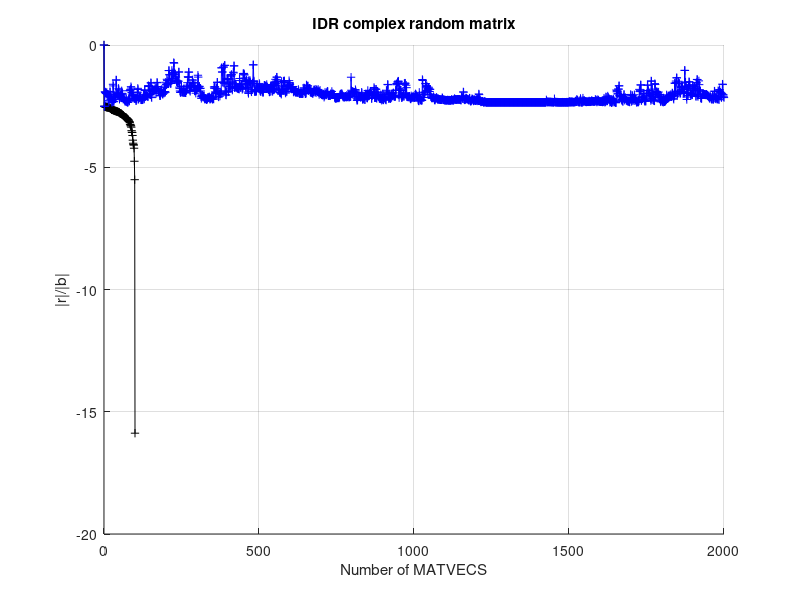

The MATLAB script that drew this image: (Note: this script raises an error after producing the figure.)
%
% This programme illustrates the use of the idrs-rotines module on an academic complex dense system.
% The rhs-vector is such that the solution is equal to one.
%
% This software is distributed under the MIT License:
% http://www.opensource.org/licenses/mit-license.php
% Copyright:(c) 2023 Martin van Gijzen
%

clear all;
close all;
clc;

disp('Complex random test problem');
disp('+++++++++++++++++++++++++++');

% Define system

% Defaults:
N = 100;

im = sqrt(-1);
rng('default');
A = rand(N,N) + im*rand(N,N);

b = zeros(N,1);
x = ones(N,1);
b = A*x;

disp('Complex random problem, N=100 gridpoints.');
disp('The termination criterion is ||r||/||b|| < 1e-6.');
disp(' ');

% Parameters for the iterative solvers:

tol = 1e-6;
maxit = 1000;

choice = 1;
scrsz = get(0,'ScreenSize');
fig = figure('Position',[scrsz(1) + scrsz(3)/2 scrsz(4)/2 scrsz(3)/2 scrsz(4)/2]);
hold on;
xlabel('Number of MATVECS')
ylabel('|r|/|b|')
title(['IDR complex random matrix']);
grid on;

t = cputime;
disp('GMRES iteration...');
[x, flag, relres, iter, resvec] = gmres(A, b, [], tol, N );
time = cputime - t;
resvec = log10(resvec/norm(b));
figure(fig);
it = [0:1:length(resvec)-1];
plot(it,resvec,'k-+');
drawnow;
disp(['Final accuracy: ', num2str(norm(b-A*x)/norm(b))])
disp(['Iterations: ',num2str(iter)]);
disp(['CPU time: ',num2str(time),'s.']);
disp(' ');

t = cputime;
disp('BiCGSTAB iteration...');
[x, flag, relres, iter, resvec] = bicgstab(A, b, tol, maxit );
time = cputime - t;
resvec = log10(resvec/norm(b));
figure(fig);
it = [0:1:length(resvec)-1];
plot(it,resvec,'b-+');
drawnow;
disp(['Final accuracy: ', num2str(norm(b-A*x)/norm(b))])
disp(['Iterations: ',num2str(iter)]);
disp(['CPU time: ',num2str(time),'s.']);
disp(' ');

s = 1;
t = cputime;
disp('IDR(1) iteration...');
[x, flag, relres, iter, resvec] = idrs( A, b, s, [], tol, maxit );
time = cputime - t;
resvec = log10(resvec/norm(b));
figure(fig);
it = [0:1:length(resvec)-1];
plot(it,resvec,'r-+');
drawnow;
disp(['Final accuracy: ', num2str(norm(b-A*x)/norm(b))]);
disp(['Iterations: ',num2str(iter)]);
disp(['CPU time: ',num2str(time),'s.']);
disp(' ');

s = 2;
t = cputime;
disp('IDR(2) iteration...');
[x, flag, relres, iter, resvec] = idrs( A, b, s, [], tol, maxit );
time = cputime - t;
figure(fig);
resvec = log10(resvec/norm(b));
it = [0:1:length(resvec)-1];
plot(it,resvec,'r-x');
drawnow;
disp(['Final accuracy: ', num2str(norm(b-A*x)/norm(b))]);
disp(['Iterations: ',num2str(iter)]);
disp(['CPU time: ',num2str(time),'s.']);
disp(' ');

s = 4;
t = cputime;
disp('IDR(4) iteration...');
% Compute solution
[x, flag, relres, iter, resvec] = idrs( A, b, s, [], tol, maxit );
time = cputime - t;
resvec = log10(resvec/norm(b));
figure(fig);
it = [0:1:length(resvec)-1];
plot(it,resvec,'r-*');
drawnow;
disp(['Final accuracy: ', num2str(norm(b-A*x)/norm(b))]);
disp(['Iterations: ',num2str(iter)]);
disp(['CPU time: ',num2str(time),'s.']);
disp(' ');

s = 8;
t = cputime;
disp('IDR(8) iteration...');
% Compute solution
randn('seed',0);
%x0 = randn(n,1);
[x, flag, relres, iter, resvec] = idrs( A, b, s, [], tol, maxit );
time = cputime - t;
resvec = log10(resvec/norm(b));
figure(fig);
it = [0:1:length(resvec)-1];
plot(it,resvec,'r-s');
drawnow;
disp(['Final accuracy: ', num2str(norm(b-A*x)/norm(b))]);
disp(['Iterations: ',num2str(iter)]);
disp(['CPU time: ',num2str(time),'s.']);
disp(' ');

s = 1;
t = cputime;
disp('QMRIDR(1) iteration...');
% Compute solution
[x, flag, relres, iter, resvec] = qmridr( A, b, s, [], tol, maxit );
time = cputime - t;
resvec = log10(resvec/norm(b));
figure(fig);
it = [0:1:length(resvec)-1];
plot(it,resvec,'g-+');
drawnow;
disp(['Final accuracy: ', num2str(norm(b-A*x)/norm(b))]);
disp(['Iterations: ',num2str(iter)]);
disp(['CPU time: ',num2str(time),'s.']);
disp(' ');

s = 2;
t = cputime;
disp('QMRIDR(2) iteration...');
% Initial iterations to compute ritz values:
[x, flag, relres, iter, resvec] = qmridr( A, b, s, [], tol, maxit );
time = cputime - t;
figure(fig);
resvec = log10(resvec/norm(b));
it = [0:1:length(resvec)-1];
plot(it,resvec,'g-x');
drawnow;
disp(['Final accuracy: ', num2str(norm(b-A*x)/norm(b))]);
disp(['Iterations: ',num2str(iter)]);
disp(['CPU time: ',num2str(time),'s.']);
disp(' ');

s = 4;
t = cputime;
disp('QMRIDR(4) iteration...');
% Compute solution
[x, flag, relres, iter, resvec] = qmridr( A, b, s, [], tol, maxit );
time = cputime - t;
resvec = log10(resvec/norm(b));
figure(fig);
it = [0:1:length(resvec)-1];
plot(it,resvec,'g-*');
drawnow;
disp(['Final accuracy: ', num2str(norm(b-A*x)/norm(b))]);
disp(['Iterations: ',num2str(iter)]);
disp(['CPU time: ',num2str(time),'s.']);
disp(' ');

s = 8;
t = cputime;
disp('QMRIDR(8) iteration...');
% Compute solution
randn('seed',0);
%x0 = randn(n,1);
[x, flag, relres, iter, resvec] = qmridr( A, b, s, [], tol, maxit );
time = cputime - t;
resvec = log10(resvec/norm(b));
figure(fig);
it = [0:1:length(resvec)-1];
plot(it,resvec,'g-s');
drawnow;
disp(['Final accuracy: ', num2str(norm(b-A*x)/norm(b))]);
disp(['Iterations: ',num2str(iter)]);
disp(['CPU time: ',num2str(time),'s.']);
disp(' ');

legend('GMRES', 'BiCGSTAB', 'IDR(1)', 'IDR(2)', 'IDR(4)', 'IDR(8)', 'QMRIDR(1)', 'QMRIDR(2)', 'QMRIDR(4)', 'QMRIDR(8)');
hold off;

